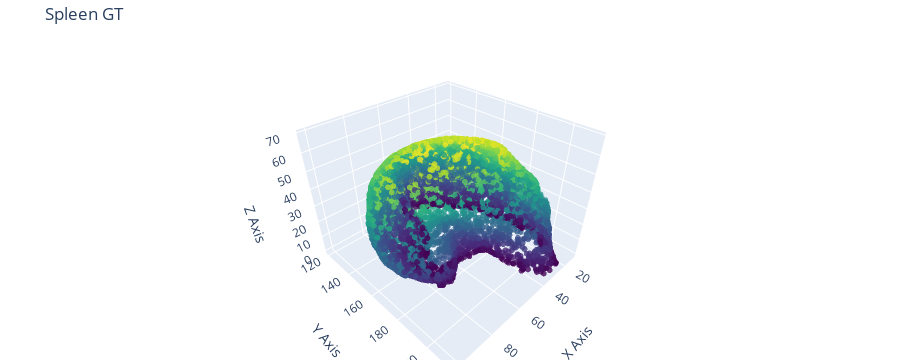

The notebook cell saved with this chart:
### Code cell
visualize_cloud("github_demo_data/demo_point_clouds/complete/spleen_complete.ply", title = "Spleen GT")

### Figure 1 — Plotly figure (JSON) as saved in the notebook; plotly's stock layout.template omitted (floating-point values rounded to 4 significant figures; data arrays with more than 128 entries replaced by an {"elided": "..."} marker saying what was removed)
{"data": [{"marker": {"color": {"elided": "6144 float values"}, "colorscale": [[0, "#440154"], [0.1111, "#482878"], [0.2222, "#3e4989"], [0.3333, "#31688e"], [0.4444, "#26828e"], [0.5556, "#1f9e89"], [0.6667, "#35b779"], [0.7778, "#6ece58"], [0.8889, "#b5de2b"], [1, "#fde725"]], "opacity": 0.8, "size": 2}, "mode": "markers", "type": "scatter3d", "x": {"elided": "6144 float values"}, "y": {"elided": "6144 float values"}, "z": {"elided": "6144 float values"}}], "layout": {"height": 360, "margin": {"b": 0, "l": 0, "r": 0, "t": 40}, "scene": {"aspectmode": "auto", "aspectratio": {"x": 1.074, "y": 1.113, "z": 0.8363}, "xaxis": {"title": {"text": "X Axis"}, "type": "linear"}, "yaxis": {"title": {"text": "Y Axis"}, "type": "linear"}, "zaxis": {"title": {"text": "Z Axis"}, "type": "linear"}}, "title": {"text": "Spleen GT"}}}
